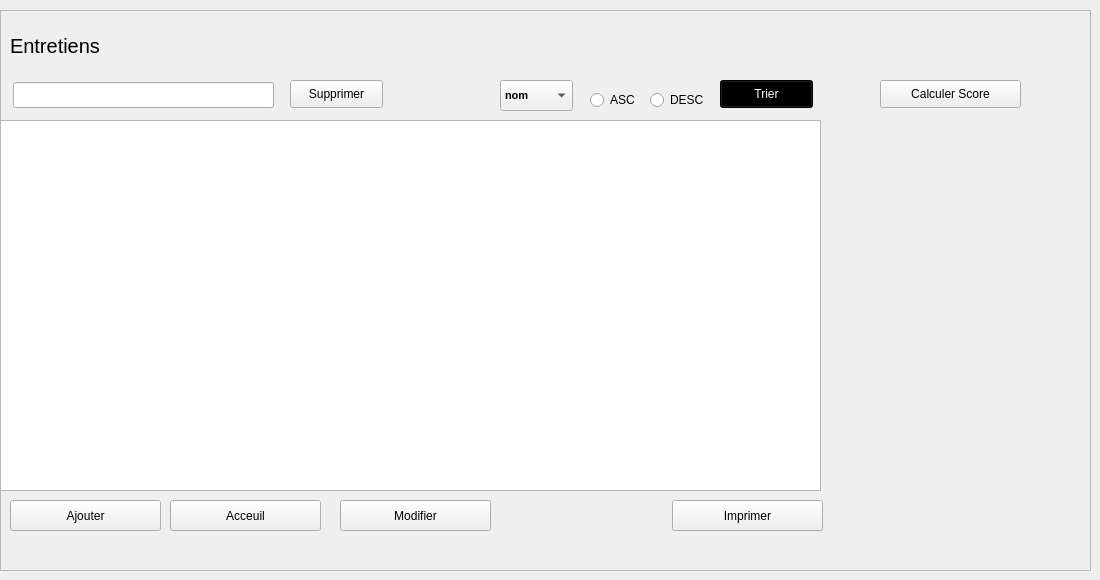
        <widget class="QWidget" name="tab_18">
         <attribute name="title">
          <string>Entretiens</string>
         </attribute>
         <widget class="QFrame" name="frame_2">
          <property name="geometry">
           <rect>
            <x>0</x>
            <y>10</y>
            <width>1091</width>
            <height>561</height>
           </rect>
          </property>
          <property name="frameShape">
           <enum>QFrame::StyledPanel</enum>
          </property>
          <property name="frameShadow">
           <enum>QFrame::Raised</enum>
          </property>
          <widget class="QPushButton" name="pb_imprimer">
           <property name="geometry">
            <rect>
             <x>672</x>
             <y>490</y>
             <width>151</width>
             <height>31</height>
            </rect>
           </property>
           <property name="text">
            <string>Imprimer</string>
           </property>
          </widget>
          <widget class="QTableView" name="tableView">
           <property name="geometry">
            <rect>
             <x>0</x>
             <y>110</y>
             <width>821</width>
             <height>371</height>
            </rect>
           </property>
          </widget>
          <widget class="QPushButton" name="pb_ajouter">
           <property name="geometry">
            <rect>
             <x>10</x>
             <y>490</y>
             <width>151</width>
             <height>31</height>
            </rect>
           </property>
           <property name="text">
            <string>Ajouter</string>
           </property>
           <property name="iconSize">
            <size>
             <width>30</width>
             <height>30</height>
            </size>
           </property>
          </widget>
          <widget class="QPushButton" name="pb_supprimer">
           <property name="geometry">
            <rect>
             <x>290</x>
             <y>70</y>
             <width>93</width>
             <height>28</height>
            </rect>
           </property>
           <property name="text">
            <string>Supprimer</string>
           </property>
          </widget>
          <widget class="QLabel" name="entretien_2">
           <property name="geometry">
            <rect>
             <x>10</x>
             <y>20</y>
             <width>141</width>
             <height>31</height>
            </rect>
           </property>
           <property name="font">
            <font>
             <pointsize>15</pointsize>
            </font>
           </property>
           <property name="text">
            <string>Entretiens</string>
           </property>
          </widget>
          <widget class="QLineEdit" name="le_recherche">
           <property name="geometry">
            <rect>
             <x>13</x>
             <y>72</y>
             <width>261</width>
             <height>26</height>
            </rect>
           </property>
          </widget>
          <widget class="QPushButton" name="pb_select">
           <property name="geometry">
            <rect>
             <x>340</x>
             <y>490</y>
             <width>151</width>
             <height>31</height>
            </rect>
           </property>
           <property name="text">
            <string>Modifier</string>
           </property>
          </widget>
          <widget class="QComboBox" name="cb_tri">
           <property name="geometry">
            <rect>
             <x>500</x>
             <y>70</y>
             <width>73</width>
             <height>31</height>
            </rect>
           </property>
           <property name="font">
            <font>
             <pointsize>8</pointsize>
             <weight>75</weight>
             <bold>true</bold>
            </font>
           </property>
           <item>
            <property name="text">
             <string>nom</string>
            </property>
           </item>
           <item>
            <property name="text">
             <string>prenom</string>
            </property>
           </item>
           <item>
            <property name="text">
             <string>date_entretien</string>
            </property>
           </item>
           <item>
            <property name="text">
             <string>cin</string>
            </property>
           </item>
          </widget>
          <widget class="QRadioButton" name="rb_asc">
           <property name="geometry">
            <rect>
             <x>590</x>
             <y>80</y>
             <width>95</width>
             <height>20</height>
            </rect>
           </property>
           <property name="text">
            <string>ASC</string>
           </property>
          </widget>
          <widget class="QRadioButton" name="rb_desc">
           <property name="geometry">
            <rect>
             <x>650</x>
             <y>80</y>
             <width>95</width>
             <height>20</height>
            </rect>
           </property>
           <property name="text">
            <string>DESC</string>
           </property>
          </widget>
          <widget class="QPushButton" name="pb_trier">
           <property name="geometry">
            <rect>
             <x>720</x>
             <y>70</y>
             <width>93</width>
             <height>28</height>
            </rect>
           </property>
           <property name="palette">
            <palette>
             <active>
              <colorrole role="WindowText">
               <brush brushstyle="SolidPattern">
                <color alpha="255">
                 <red>255</red>
                 <green>255</green>
                 <blue>255</blue>
                </color>
               </brush>
              </colorrole>
              <colorrole role="Button">
               <brush brushstyle="LinearGradientPattern">
                <gradient startx="1.000000000000000" starty="0.000000000000000" endx="1.000000000000000" endy="1.000000000000000" type="LinearGradient" spread="RepeatSpread" coordinatemode="ObjectBoundingMode">
                 <gradientstop position="0.000000000000000">
                  <color alpha="255">
                   <red>84</red>
                   <green>84</green>
                   <blue>84</blue>
                  </color>
                 </gradientstop>
                 <gradientstop position="1.000000000000000">
                  <color alpha="255">
                   <red>59</red>
                   <green>59</green>
                   <blue>59</blue>
                  </color>
                 </gradientstop>
                </gradient>
               </brush>
              </colorrole>
              <colorrole role="Text">
               <brush brushstyle="SolidPattern">
                <color alpha="255">
                 <red>255</red>
                 <green>255</green>
                 <blue>255</blue>
                </color>
               </brush>
              </colorrole>
              <colorrole role="ButtonText">
               <brush brushstyle="SolidPattern">
                <color alpha="255">
                 <red>255</red>
                 <green>255</green>
                 <blue>255</blue>
                </color>
               </brush>
              </colorrole>
              <colorrole role="Base">
               <brush brushstyle="LinearGradientPattern">
                <gradient startx="1.000000000000000" starty="0.000000000000000" endx="1.000000000000000" endy="1.000000000000000" type="LinearGradient" spread="RepeatSpread" coordinatemode="ObjectBoundingMode">
                 <gradientstop position="0.000000000000000">
                  <color alpha="255">
                   <red>84</red>
                   <green>84</green>
                   <blue>84</blue>
                  </color>
                 </gradientstop>
                 <gradientstop position="1.000000000000000">
                  <color alpha="255">
                   <red>59</red>
                   <green>59</green>
                   <blue>59</blue>
                  </color>
                 </gradientstop>
                </gradient>
               </brush>
              </colorrole>
              <colorrole role="Window">
               <brush brushstyle="LinearGradientPattern">
                <gradient startx="1.000000000000000" starty="0.000000000000000" endx="1.000000000000000" endy="1.000000000000000" type="LinearGradient" spread="RepeatSpread" coordinatemode="ObjectBoundingMode">
                 <gradientstop position="0.000000000000000">
                  <color alpha="255">
                   <red>84</red>
                   <green>84</green>
                   <blue>84</blue>
                  </color>
                 </gradientstop>
                 <gradientstop position="1.000000000000000">
                  <color alpha="255">
                   <red>59</red>
                   <green>59</green>
                   <blue>59</blue>
                  </color>
                 </gradientstop>
                </gradient>
               </brush>
              </colorrole>
              <colorrole role="Highlight">
               <brush brushstyle="SolidPattern">
                <color alpha="255">
                 <red>183</red>
                 <green>134</green>
                 <blue>32</blue>
                </color>
               </brush>
              </colorrole>
              <colorrole role="HighlightedText">
               <brush brushstyle="SolidPattern">
                <color alpha="255">
                 <red>0</red>
                 <green>0</green>
                 <blue>0</blue>
                </color>
               </brush>
              </colorrole>
              <colorrole role="PlaceholderText">
               <brush brushstyle="NoBrush">
                <color alpha="128">
                 <red>255</red>
                 <green>255</green>
                 <blue>255</blue>
                </color>
               </brush>
              </colorrole>
             </active>
             <inactive>
              <colorrole role="WindowText">
               <brush brushstyle="SolidPattern">
                <color alpha="255">
                 <red>255</red>
                 <green>255</green>
                 <blue>255</blue>
                </color>
               </brush>
              </colorrole>
              <colorrole role="Button">
               <brush brushstyle="LinearGradientPattern">
                <gradient startx="1.000000000000000" starty="0.000000000000000" endx="1.000000000000000" endy="1.000000000000000" type="LinearGradient" spread="RepeatSpread" coordinatemode="ObjectBoundingMode">
                 <gradientstop position="0.000000000000000">
                  <color alpha="255">
                   <red>84</red>
                   <green>84</green>
                   <blue>84</blue>
                  </color>
                 </gradientstop>
                 <gradientstop position="1.000000000000000">
                  <color alpha="255">
                   <red>59</red>
                   <green>59</green>
                   <blue>59</blue>
                  </color>
                 </gradientstop>
                </gradient>
               </brush>
              </colorrole>
              <colorrole role="Text">
               <brush brushstyle="SolidPattern">
                <color alpha="255">
                 <red>255</red>
                 <green>255</green>
                 <blue>255</blue>
                </color>
               </brush>
              </colorrole>
              <colorrole role="ButtonText">
               <brush brushstyle="SolidPattern">
                <color alpha="255">
                 <red>255</red>
                 <green>255</green>
                 <blue>255</blue>
                </color>
               </brush>
              </colorrole>
              <colorrole role="Base">
               <brush brushstyle="LinearGradientPattern">
                <gradient startx="1.000000000000000" starty="0.000000000000000" endx="1.000000000000000" endy="1.000000000000000" type="LinearGradient" spread="RepeatSpread" coordinatemode="ObjectBoundingMode">
                 <gradientstop position="0.000000000000000">
                  <color alpha="255">
                   <red>84</red>
                   <green>84</green>
                   <blue>84</blue>
                  </color>
                 </gradientstop>
                 <gradientstop position="1.000000000000000">
                  <color alpha="255">
                   <red>59</red>
                   <green>59</green>
                   <blue>59</blue>
                  </color>
                 </gradientstop>
                </gradient>
               </brush>
              </colorrole>
              <colorrole role="Window">
               <brush brushstyle="LinearGradientPattern">
                <gradient startx="1.000000000000000" starty="0.000000000000000" endx="1.000000000000000" endy="1.000000000000000" type="LinearGradient" spread="RepeatSpread" coordinatemode="ObjectBoundingMode">
                 <gradientstop position="0.000000000000000">
                  <color alpha="255">
                   <red>84</red>
                   <green>84</green>
                   <blue>84</blue>
                  </color>
                 </gradientstop>
                 <gradientstop position="1.000000000000000">
                  <color alpha="255">
                   <red>59</red>
                   <green>59</green>
                   <blue>59</blue>
                  </color>
                 </gradientstop>
                </gradient>
               </brush>
              </colorrole>
              <colorrole role="Highlight">
               <brush brushstyle="SolidPattern">
                <color alpha="255">
                 <red>183</red>
                 <green>134</green>
                 <blue>32</blue>
                </color>
               </brush>
              </colorrole>
              <colorrole role="HighlightedText">
               <brush brushstyle="SolidPattern">
                <color alpha="255">
                 <red>0</red>
                 <green>0</green>
                 <blue>0</blue>
                </color>
               </brush>
              </colorrole>
              <colorrole role="PlaceholderText">
               <brush brushstyle="NoBrush">
                <color alpha="128">
                 <red>255</red>
                 <green>255</green>
                 <blue>255</blue>
                </color>
               </brush>
              </colorrole>
             </inactive>
             <disabled>
              <colorrole role="WindowText">
               <brush brushstyle="SolidPattern">
                <color alpha="255">
                 <red>101</red>
                 <green>101</green>
                 <blue>101</blue>
                </color>
               </brush>
              </colorrole>
              <colorrole role="Button">
               <brush brushstyle="SolidPattern">
                <color alpha="255">
                 <red>64</red>
                 <green>64</green>
                 <blue>64</blue>
                </color>
               </brush>
              </colorrole>
              <colorrole role="Text">
               <brush brushstyle="SolidPattern">
                <color alpha="255">
                 <red>101</red>
                 <green>101</green>
                 <blue>101</blue>
                </color>
               </brush>
              </colorrole>
              <colorrole role="ButtonText">
               <brush brushstyle="SolidPattern">
                <color alpha="255">
                 <red>101</red>
                 <green>101</green>
                 <blue>101</blue>
                </color>
               </brush>
              </colorrole>
              <colorrole role="Base">
               <brush brushstyle="SolidPattern">
                <color alpha="255">
                 <red>64</red>
                 <green>64</green>
                 <blue>64</blue>
                </color>
               </brush>
              </colorrole>
              <colorrole role="Window">
               <brush brushstyle="SolidPattern">
                <color alpha="255">
                 <red>64</red>
                 <green>64</green>
                 <blue>64</blue>
                </color>
               </brush>
              </colorrole>
              <colorrole role="Highlight">
               <brush brushstyle="SolidPattern">
                <color alpha="255">
                 <red>183</red>
                 <green>134</green>
                 <blue>32</blue>
                </color>
               </brush>
              </colorrole>
              <colorrole role="HighlightedText">
               <brush brushstyle="SolidPattern">
                <color alpha="255">
                 <red>0</red>
                 <green>0</green>
                 <blue>0</blue>
                </color>
               </brush>
              </colorrole>
              <colorrole role="PlaceholderText">
               <brush brushstyle="NoBrush">
                <color alpha="128">
                 <red>255</red>
                 <green>255</green>
                 <blue>255</blue>
                </color>
               </brush>
              </colorrole>
             </disabled>
            </palette>
           </property>
           <property name="font">
            <font>
             <weight>50</weight>
             <bold>false</bold>
            </font>
           </property>
           <property name="text">
            <string>Trier</string>
           </property>
          </widget>
          <widget class="QPushButton" name="pb_acceuil_2">
           <property name="geometry">
            <rect>
             <x>170</x>
             <y>490</y>
             <width>151</width>
             <height>31</height>
            </rect>
           </property>
           <property name="text">
            <string>Acceuil</string>
           </property>
           <property name="iconSize">
            <size>
             <width>30</width>
             <height>30</height>
            </size>
           </property>
          </widget>
          <widget class="QPushButton" name="pb_calculatrice">
           <property name="geometry">
            <rect>
             <x>880</x>
             <y>70</y>
             <width>141</width>
             <height>28</height>
            </rect>
           </property>
           <property name="text">
            <string>Calculer Score</string>
           </property>
          </widget>
         </widget>
        </widget>
